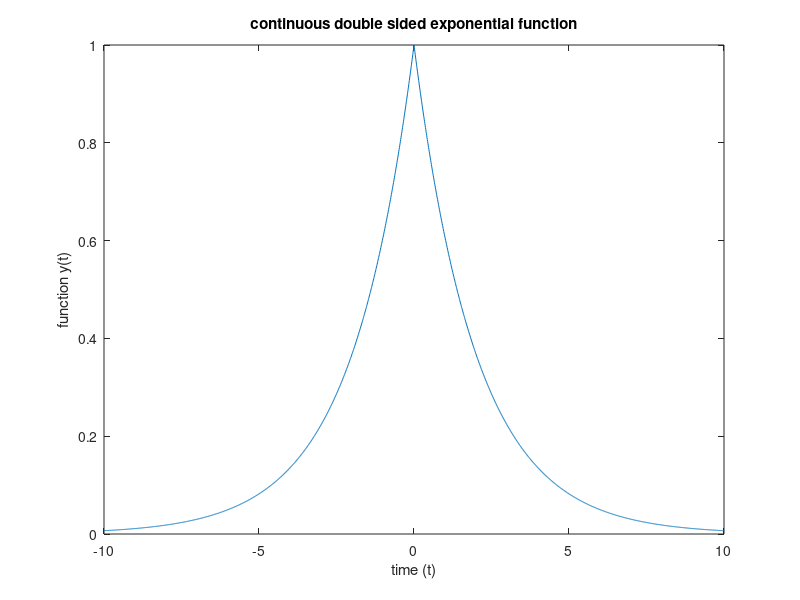

Write MATLAB code to recreate this figure.
clear all;
close all;
clc;

t=-10:0.01:10;  %defining time range
length_of_t=length(t);  %no of points in time range
a=0.5;
for i=1:1:length(t)  
   if(t(i)<0)
       y(i)=exp(a*t(i));
   else
       y(i)=exp(-a*t(i));
   end
end

plot(t,y) %plotting the points
xlabel("time (t)");  %labelling x axis
ylabel("function y(t)");  %labelling y axis
title("continuous double sided exponential function"); %naming
%axis([-2 2 -0.25 1.25]); %constraining the range
